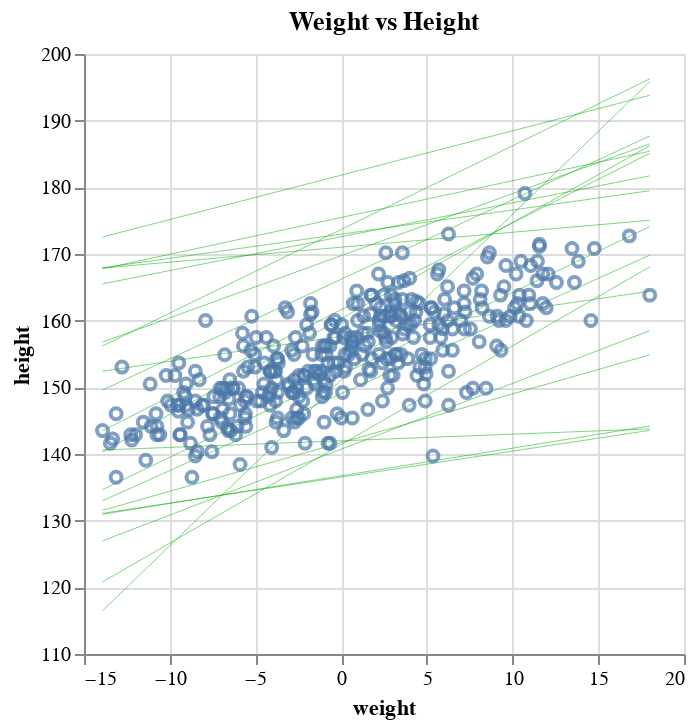

Notebook code cell kept with this figure:
### Code cell
weight_grid = np.linspace(weight.min(), weight.max())

lines = []

for i in range(20):
    a = prior_fit["alpha"][0, i]
    b = prior_fit["beta"][0, i]

    line = a + b * weight_grid
    df = pd.DataFrame({"weight": weight_grid, "height": line})

    line = (
        alt.Chart(df)
        .mark_line(color="#00AA00", strokeWidth=0.5, opacity=0.5)
        .encode(
            x="weight",
            y="height",
        )
    )

    lines.append(line)

reduce(lambda a, b: a + b, lines) + data_chart
